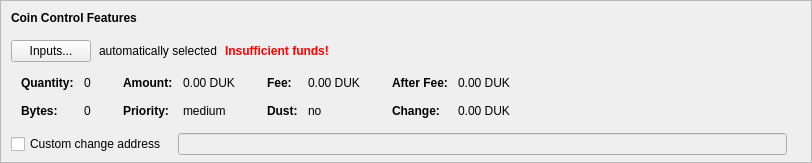
    <widget class="QFrame" name="frameCoinControl">
     <property name="sizePolicy">
      <sizepolicy hsizetype="Expanding" vsizetype="Expanding">
       <horstretch>0</horstretch>
       <verstretch>0</verstretch>
      </sizepolicy>
     </property>
     <property name="maximumSize">
      <size>
       <width>16777215</width>
       <height>16777215</height>
      </size>
     </property>
     <property name="frameShape">
      <enum>QFrame::StyledPanel</enum>
     </property>
     <property name="frameShadow">
      <enum>QFrame::Sunken</enum>
     </property>
     <layout class="QVBoxLayout" name="verticalLayoutCoinControl2">
      <property name="spacing">
       <number>0</number>
      </property>
      <property name="leftMargin">
       <number>0</number>
      </property>
      <property name="topMargin">
       <number>0</number>
      </property>
      <property name="rightMargin">
       <number>0</number>
      </property>
      <property name="bottomMargin">
       <number>6</number>
      </property>
      <item>
       <layout class="QVBoxLayout" name="verticalLayoutCoinControl" stretch="0,0,0,0,1">
        <property name="spacing">
         <number>0</number>
        </property>
        <property name="leftMargin">
         <number>10</number>
        </property>
        <property name="topMargin">
         <number>10</number>
        </property>
        <item>
         <layout class="QHBoxLayout" name="horizontalLayoutCoinControl1">
          <property name="bottomMargin">
           <number>15</number>
          </property>
          <item>
           <widget class="QLabel" name="labelCoinControlFeatures">
            <property name="sizePolicy">
             <sizepolicy hsizetype="Preferred" vsizetype="Maximum">
              <horstretch>0</horstretch>
              <verstretch>0</verstretch>
             </sizepolicy>
            </property>
            <property name="font">
             <font>
              <weight>75</weight>
              <bold>true</bold>
             </font>
            </property>
            <property name="styleSheet">
             <string notr="true">font-weight:bold;</string>
            </property>
            <property name="text">
             <string>Coin Control Features</string>
            </property>
           </widget>
          </item>
         </layout>
        </item>
        <item>
         <layout class="QHBoxLayout" name="horizontalLayoutCoinControl2" stretch="0,0,0,0">
          <property name="spacing">
           <number>8</number>
          </property>
          <property name="bottomMargin">
           <number>10</number>
          </property>
          <item>
           <widget class="QPushButton" name="pushButtonCoinControl">
            <property name="styleSheet">
             <string notr="true"/>
            </property>
            <property name="text">
             <string>Inputs...</string>
            </property>
            <property name="autoDefault">
             <bool>false</bool>
            </property>
           </widget>
          </item>
          <item>
           <widget class="QLabel" name="labelCoinControlAutomaticallySelected">
            <property name="text">
             <string>automatically selected</string>
            </property>
            <property name="margin">
             <number>5</number>
            </property>
           </widget>
          </item>
          <item>
           <widget class="QLabel" name="labelCoinControlInsuffFunds">
            <property name="font">
             <font>
              <weight>75</weight>
              <bold>true</bold>
             </font>
            </property>
            <property name="styleSheet">
             <string notr="true">color:red;font-weight:bold;</string>
            </property>
            <property name="text">
             <string>Insufficient funds!</string>
            </property>
            <property name="margin">
             <number>5</number>
            </property>
           </widget>
          </item>
          <item>
           <spacer name="horizontalSpacerCoinControl">
            <property name="orientation">
             <enum>Qt::Horizontal</enum>
            </property>
            <property name="sizeHint" stdset="0">
             <size>
              <width>40</width>
              <height>1</height>
             </size>
            </property>
           </spacer>
          </item>
         </layout>
        </item>
        <item>
         <widget class="QWidget" name="widgetCoinControl" native="true">
          <property name="sizePolicy">
           <sizepolicy hsizetype="Preferred" vsizetype="Preferred">
            <horstretch>0</horstretch>
            <verstretch>0</verstretch>
           </sizepolicy>
          </property>
          <property name="minimumSize">
           <size>
            <width>0</width>
            <height>0</height>
           </size>
          </property>
          <property name="styleSheet">
           <string notr="true"/>
          </property>
          <layout class="QHBoxLayout" name="horizontalLayoutCoinControl5">
           <property name="leftMargin">
            <number>0</number>
           </property>
           <property name="topMargin">
            <number>0</number>
           </property>
           <property name="rightMargin">
            <number>0</number>
           </property>
           <property name="bottomMargin">
            <number>0</number>
           </property>
           <item>
            <layout class="QHBoxLayout" name="horizontalLayoutCoinControl3" stretch="0,0,0,1">
             <property name="spacing">
              <number>20</number>
             </property>
             <property name="topMargin">
              <number>0</number>
             </property>
             <property name="bottomMargin">
              <number>10</number>
             </property>
             <item>
              <layout class="QFormLayout" name="formLayoutCoinControl1">
               <property name="horizontalSpacing">
                <number>10</number>
               </property>
               <property name="verticalSpacing">
                <number>14</number>
               </property>
               <property name="leftMargin">
                <number>10</number>
               </property>
               <property name="topMargin">
                <number>4</number>
               </property>
               <property name="rightMargin">
                <number>6</number>
               </property>
               <item row="0" column="0">
                <widget class="QLabel" name="labelCoinControlQuantityText">
                 <property name="font">
                  <font>
                   <weight>75</weight>
                   <bold>true</bold>
                  </font>
                 </property>
                 <property name="text">
                  <string>Quantity:</string>
                 </property>
                 <property name="margin">
                  <number>0</number>
                 </property>
                </widget>
               </item>
               <item row="0" column="1">
                <widget class="QLabel" name="labelCoinControlQuantity">
                 <property name="cursor">
                  <cursorShape>IBeamCursor</cursorShape>
                 </property>
                 <property name="contextMenuPolicy">
                  <enum>Qt::ActionsContextMenu</enum>
                 </property>
                 <property name="text">
                  <string notr="true">0</string>
                 </property>
                 <property name="margin">
                  <number>0</number>
                 </property>
                 <property name="textInteractionFlags">
                  <set>Qt::LinksAccessibleByMouse|Qt::TextSelectableByKeyboard|Qt::TextSelectableByMouse</set>
                 </property>
                </widget>
               </item>
               <item row="1" column="0">
                <widget class="QLabel" name="labelCoinControlBytesText">
                 <property name="font">
                  <font>
                   <weight>75</weight>
                   <bold>true</bold>
                  </font>
                 </property>
                 <property name="text">
                  <string>Bytes:</string>
                 </property>
                </widget>
               </item>
               <item row="1" column="1">
                <widget class="QLabel" name="labelCoinControlBytes">
                 <property name="cursor">
                  <cursorShape>IBeamCursor</cursorShape>
                 </property>
                 <property name="contextMenuPolicy">
                  <enum>Qt::ActionsContextMenu</enum>
                 </property>
                 <property name="text">
                  <string notr="true">0</string>
                 </property>
                 <property name="textInteractionFlags">
                  <set>Qt::LinksAccessibleByMouse|Qt::TextSelectableByKeyboard|Qt::TextSelectableByMouse</set>
                 </property>
                </widget>
               </item>
              </layout>
             </item>
             <item>
              <layout class="QFormLayout" name="formLayoutCoinControl2">
               <property name="horizontalSpacing">
                <number>10</number>
               </property>
               <property name="verticalSpacing">
                <number>14</number>
               </property>
               <property name="leftMargin">
                <number>6</number>
               </property>
               <property name="topMargin">
                <number>4</number>
               </property>
               <property name="rightMargin">
                <number>6</number>
               </property>
               <item row="0" column="0">
                <widget class="QLabel" name="labelCoinControlAmountText">
                 <property name="font">
                  <font>
                   <weight>75</weight>
                   <bold>true</bold>
                  </font>
                 </property>
                 <property name="text">
                  <string>Amount:</string>
                 </property>
                 <property name="margin">
                  <number>0</number>
                 </property>
                </widget>
               </item>
               <item row="0" column="1">
                <widget class="QLabel" name="labelCoinControlAmount">
                 <property name="cursor">
                  <cursorShape>IBeamCursor</cursorShape>
                 </property>
                 <property name="contextMenuPolicy">
                  <enum>Qt::ActionsContextMenu</enum>
                 </property>
                 <property name="text">
                  <string notr="true">0.00 DUK</string>
                 </property>
                 <property name="textInteractionFlags">
                  <set>Qt::LinksAccessibleByMouse|Qt::TextSelectableByKeyboard|Qt::TextSelectableByMouse</set>
                 </property>
                </widget>
               </item>
               <item row="1" column="0">
                <widget class="QLabel" name="labelCoinControlPriorityText">
                 <property name="font">
                  <font>
                   <weight>75</weight>
                   <bold>true</bold>
                  </font>
                 </property>
                 <property name="text">
                  <string>Priority:</string>
                 </property>
                </widget>
               </item>
               <item row="1" column="1">
                <widget class="QLabel" name="labelCoinControlPriority">
                 <property name="cursor">
                  <cursorShape>IBeamCursor</cursorShape>
                 </property>
                 <property name="contextMenuPolicy">
                  <enum>Qt::ActionsContextMenu</enum>
                 </property>
                 <property name="text">
                  <string notr="true">medium</string>
                 </property>
                 <property name="textInteractionFlags">
                  <set>Qt::LinksAccessibleByMouse|Qt::TextSelectableByKeyboard|Qt::TextSelectableByMouse</set>
                 </property>
                </widget>
               </item>
              </layout>
             </item>
             <item>
              <layout class="QFormLayout" name="formLayoutCoinControl3">
               <property name="horizontalSpacing">
                <number>10</number>
               </property>
               <property name="verticalSpacing">
                <number>14</number>
               </property>
               <property name="leftMargin">
                <number>6</number>
               </property>
               <property name="topMargin">
                <number>4</number>
               </property>
               <property name="rightMargin">
                <number>6</number>
               </property>
               <item row="0" column="0">
                <widget class="QLabel" name="labelCoinControlFeeText">
                 <property name="font">
                  <font>
                   <weight>75</weight>
                   <bold>true</bold>
                  </font>
                 </property>
                 <property name="text">
                  <string>Fee:</string>
                 </property>
                 <property name="margin">
                  <number>0</number>
                 </property>
                </widget>
               </item>
               <item row="0" column="1">
                <widget class="QLabel" name="labelCoinControlFee">
                 <property name="cursor">
                  <cursorShape>IBeamCursor</cursorShape>
                 </property>
                 <property name="contextMenuPolicy">
                  <enum>Qt::ActionsContextMenu</enum>
                 </property>
                 <property name="text">
                  <string notr="true">0.00 DUK</string>
                 </property>
                 <property name="textInteractionFlags">
                  <set>Qt::LinksAccessibleByMouse|Qt::TextSelectableByKeyboard|Qt::TextSelectableByMouse</set>
                 </property>
                </widget>
               </item>
               <item row="1" column="0">
                <widget class="QLabel" name="labelCoinControlLowOutputText">
                 <property name="font">
                  <font>
                   <weight>75</weight>
                   <bold>true</bold>
                  </font>
                 </property>
                 <property name="text">
                  <string>Dust:</string>
                 </property>
                </widget>
               </item>
               <item row="1" column="1">
                <widget class="QLabel" name="labelCoinControlLowOutput">
                 <property name="cursor">
                  <cursorShape>IBeamCursor</cursorShape>
                 </property>
                 <property name="contextMenuPolicy">
                  <enum>Qt::ActionsContextMenu</enum>
                 </property>
                 <property name="text">
                  <string notr="true">no</string>
                 </property>
                 <property name="textInteractionFlags">
                  <set>Qt::LinksAccessibleByMouse|Qt::TextSelectableByKeyboard|Qt::TextSelectableByMouse</set>
                 </property>
                </widget>
               </item>
              </layout>
             </item>
             <item>
              <layout class="QFormLayout" name="formLayoutCoinControl4">
               <property name="horizontalSpacing">
                <number>10</number>
               </property>
               <property name="verticalSpacing">
                <number>14</number>
               </property>
               <property name="leftMargin">
                <number>6</number>
               </property>
               <property name="topMargin">
                <number>4</number>
               </property>
               <property name="rightMargin">
                <number>6</number>
               </property>
               <item row="0" column="0">
                <widget class="QLabel" name="labelCoinControlAfterFeeText">
                 <property name="font">
                  <font>
                   <weight>75</weight>
                   <bold>true</bold>
                  </font>
                 </property>
                 <property name="text">
                  <string>After Fee:</string>
                 </property>
                 <property name="margin">
                  <number>0</number>
                 </property>
                </widget>
               </item>
               <item row="0" column="1">
                <widget class="QLabel" name="labelCoinControlAfterFee">
                 <property name="cursor">
                  <cursorShape>IBeamCursor</cursorShape>
                 </property>
                 <property name="contextMenuPolicy">
                  <enum>Qt::ActionsContextMenu</enum>
                 </property>
                 <property name="text">
                  <string notr="true">0.00 DUK</string>
                 </property>
                 <property name="textInteractionFlags">
                  <set>Qt::LinksAccessibleByMouse|Qt::TextSelectableByKeyboard|Qt::TextSelectableByMouse</set>
                 </property>
                </widget>
               </item>
               <item row="1" column="0">
                <widget class="QLabel" name="labelCoinControlChangeText">
                 <property name="font">
                  <font>
                   <weight>75</weight>
                   <bold>true</bold>
                  </font>
                 </property>
                 <property name="text">
                  <string>Change:</string>
                 </property>
                </widget>
               </item>
               <item row="1" column="1">
                <widget class="QLabel" name="labelCoinControlChange">
                 <property name="cursor">
                  <cursorShape>IBeamCursor</cursorShape>
                 </property>
                 <property name="contextMenuPolicy">
                  <enum>Qt::ActionsContextMenu</enum>
                 </property>
                 <property name="text">
                  <string notr="true">0.00 DUK</string>
                 </property>
                 <property name="textInteractionFlags">
                  <set>Qt::LinksAccessibleByMouse|Qt::TextSelectableByKeyboard|Qt::TextSelectableByMouse</set>
                 </property>
                </widget>
               </item>
              </layout>
             </item>
            </layout>
           </item>
          </layout>
         </widget>
        </item>
        <item>
         <layout class="QHBoxLayout" name="horizontalLayoutCoinControl4" stretch="0,0,0">
          <property name="spacing">
           <number>12</number>
          </property>
          <property name="sizeConstraint">
           <enum>QLayout::SetDefaultConstraint</enum>
          </property>
          <property name="topMargin">
           <number>5</number>
          </property>
          <property name="rightMargin">
           <number>5</number>
          </property>
          <item>
           <widget class="QCheckBox" name="checkBoxCoinControlChange">
            <property name="toolTip">
             <string>If this is activated, but the change address is empty or invalid, change will be sent to a newly generated address.</string>
            </property>
            <property name="text">
             <string>Custom change address</string>
            </property>
           </widget>
          </item>
          <item>
           <widget class="QValidatedLineEdit" name="lineEditCoinControlChange">
            <property name="enabled">
             <bool>false</bool>
            </property>
            <property name="sizePolicy">
             <sizepolicy hsizetype="Expanding" vsizetype="Fixed">
              <horstretch>0</horstretch>
              <verstretch>0</verstretch>
             </sizepolicy>
            </property>
           </widget>
          </item>
          <item>
           <widget class="QLabel" name="labelCoinControlChangeLabel">
            <property name="sizePolicy">
             <sizepolicy hsizetype="Preferred" vsizetype="Expanding">
              <horstretch>0</horstretch>
              <verstretch>0</verstretch>
             </sizepolicy>
            </property>
            <property name="minimumSize">
             <size>
              <width>0</width>
              <height>0</height>
             </size>
            </property>
            <property name="text">
             <string/>
            </property>
            <property name="margin">
             <number>3</number>
            </property>
           </widget>
          </item>
         </layout>
        </item>
        <item>
         <spacer name="verticalSpacerCoinControl">
          <property name="orientation">
           <enum>Qt::Vertical</enum>
          </property>
          <property name="sizeHint" stdset="0">
           <size>
            <width>800</width>
            <height>1</height>
           </size>
          </property>
         </spacer>
        </item>
       </layout>
      </item>
     </layout>
    </widget>
